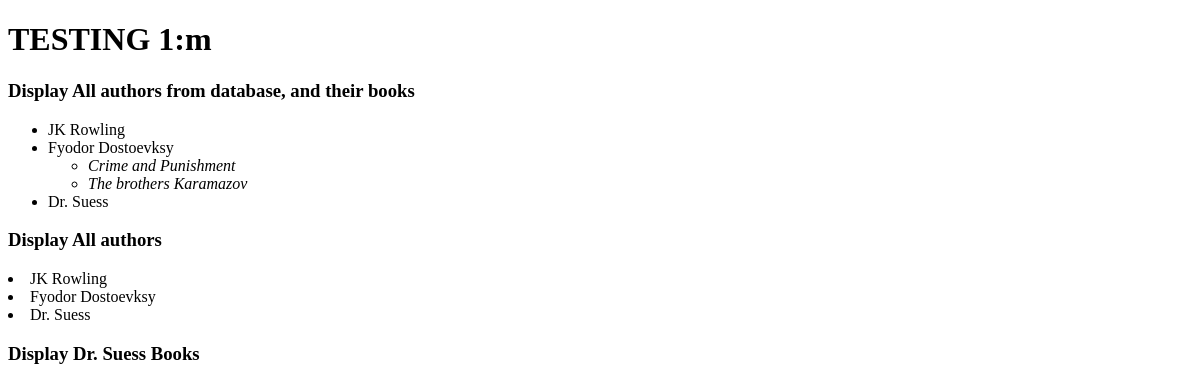
Before: /one_to_many/ with the older database file.
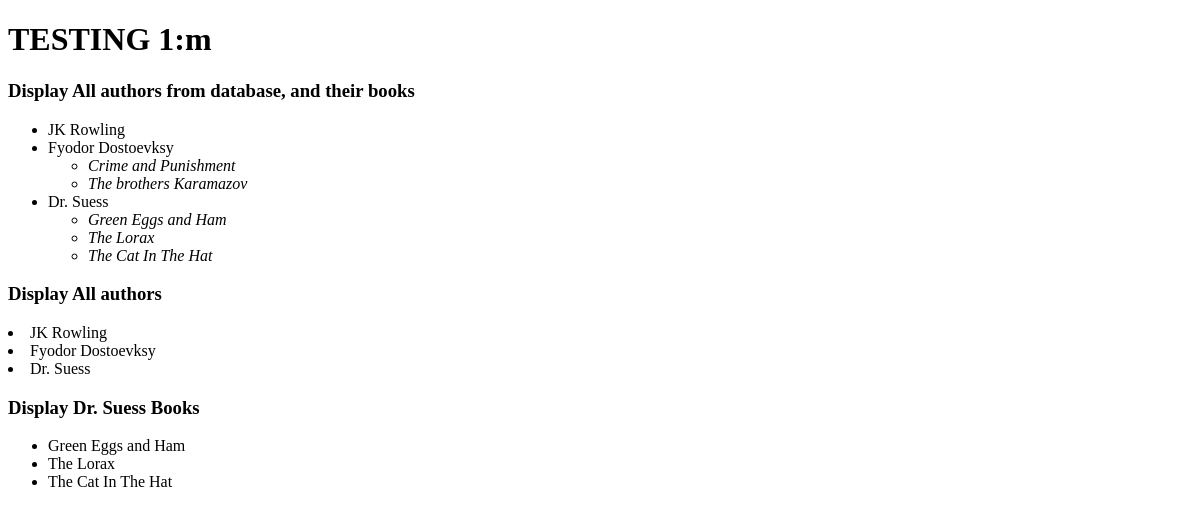
After: the same page with the newer database file.
### one_to_many/models.py (models this page shows)
class Author(models.Model):
    name = models.CharField(max_length = 255)
    created_at = models.DateTimeField(auto_now_add = True)
    updated_at = models.DateTimeField(auto_now = True)

class Book(models.Model):
    title = models.CharField(max_length = 255)
    author = models.ForeignKey(Author, related_name = "books", on_delete = models.CASCADE)
    created_at = models.DateTimeField(auto_now_add = True)
    updated_at = models.DateTimeField(auto_now = True)

### one_to_many/views.py (the view)
# urls.py: path('', views.index, name="index"),
def index(request):
    context = {
        "all_authors" : Author.objects.all(),
        "dr_suess_books" : Author.objects.get(id=3).books.all()
    }
    return render(request, "one_to_many/index.html", context)

### one_to_many/templates/one_to_many/index.html (shortened to what this page needs)
<!DOCTYPE html>
<html lang="en">
<head>
</head>
<body>
    <h1>TESTING 1:m</h1>
    <h3>Display All authors from database, and their books</h3>
    <ul>
        {% for author in all_authors %}
        <li>{{author.name}}
            <ul>
            {% for book in author.books.all %}
                <li><em>{{book.title}}</em></li>
            {% endfor %}
            </ul>
        </li>
        {% endfor %}
    </ul>
    <h3>Display All authors</h3>
    {% for author in all_authors %}
    <li>{{author.name}}
    {% endfor %}
    <h3>Display Dr. Suess Books</h3>
    <ul>
        {% for book in dr_suess_books %}
            <li>{{ book.title }}</li>
        {% endfor %}
    </ul>
</body>
</html>

Changed rows visible on the page:
added Book: title "Green Eggs and Ham"
added Book: title "The Lorax"
added Book: title "The Cat In The Hat"
